Frame 1 (no input): blank canvas, image omitted
Frame 60 (the mouse pressed at the canvas centre just before this capture): blank canvas, image omitted
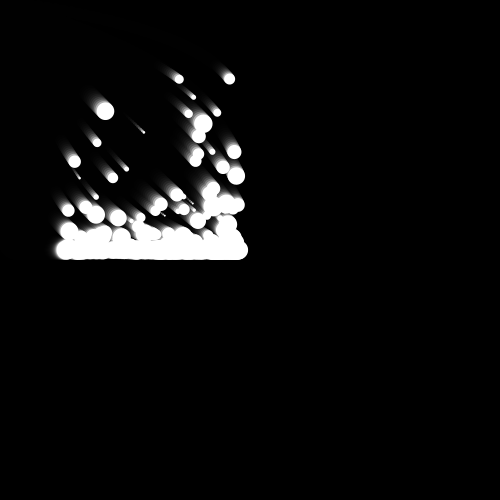
Frame 120 (the mouse held since frame 60 and released just before this capture)

The Processing sketch whose frames 1 and 60 were blank and that drew this single picture after the mouse press (run headless with seeded random() and noise(); from frame 60 on, the mouse is pressed at the canvas centre):

// Processing sketch: processing_97350
// ── processing_97350.pde

Circle[] circle = new Circle[1000];

void setup() {
  size(500, 500);
  colorMode(HSB, 360, 100, 100);
  background(0);
  smooth();

  for (int i = 0 ; i < circle.length;i++) {
    circle[i] = new Circle();
  }
}

void draw() {
  noStroke();
  fill(0, 80);
  rect(0, 0, width, height);

  for (int i = 0 ; i < circle.length;i++) {
    circle[i].move();
    circle[i].display();
  }
}

class Circle {
  float x;
  float y;
  float r;
  float easingX;
  float easingY;

  Circle() {
    r = random(1, 20);
    easingX = random(0.005, 0.05);
    easingY = random(0.005, 0.5);
  }

  void move() {
    float targetX = mouseX;
    float targetY = mouseY;
    x += (targetX - x) * easingX;
    y += (targetY - y) * easingY;
  }

  void display() {
    fill(360);
    noStroke();
    ellipse(x, y, r, r);
  }
}
